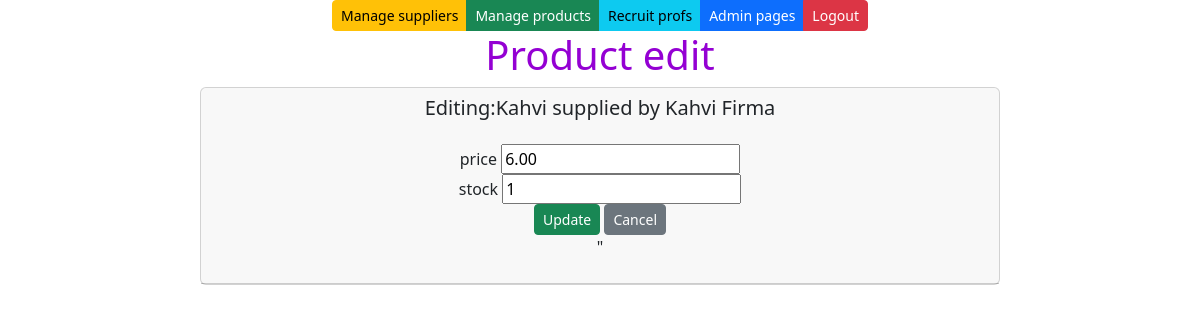
The app's page /edit-product-get/1, older data.
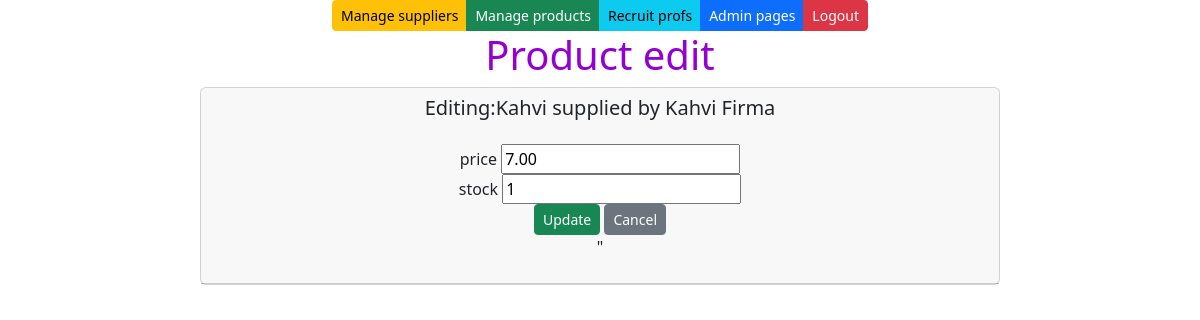
The same page, newer data.
### app/models.py (models this page shows, shortened)
class Product(models.Model):
    productname = models.CharField(max_length=50, default="product")
    price = models.DecimalField(max_digits=10, decimal_places=2, default=0.00)
    stock = models.IntegerField(default=0)
    supplier = models.ForeignKey(Supplier, on_delete=models.CASCADE)

class Supplier(models.Model):
    companyname = models.CharField(max_length=50, default="firma")
    contactname = models.CharField(max_length=50, default="firma")
    address = models.CharField(max_length=50, default="firma")
    phone = models.CharField(max_length=50, default="firma")
    email = models.CharField(max_length=50, default="firma")
    country = models.CharField(max_length=50, default="firma")

### app/views.py (the view)
# urls.py: path('edit-product-get/<int:id>',edit_product_get),
def edit_product_get(request,id):
    product = Product.objects.get(id=id)
    context =  {'product': product}
    return render(request,"editprod.html",context)

### app/templates/editprod.html (shortened to what this page needs)
{% extends 'index.html' %}
{% block content %}
<h1>Product edit</h1>
<div class="card" style="max-width:50rem">
    <div class="card-header">
        <h5 class="card-text">Editing:{{product.productname}} supplied by {{product.supplier.companyname}}</h5>
        <div class="card-body">
            <form method="post" action="/edit-product-post/{{product.id}}/">
                <div class="form-group">
                    <label>price</label>
                    <input type="number" name="price" value="{{product.price}}" />
                </div>
                <div class="form-group">
                    <label>stock</label>
                    <input type="number" name="stock" value="{{product.stock}}" />
                </div>
                <input type="submit" value="Update" class="btn btn-success btn-sm" />
                <input type="button" onclick="window.location.href='/products'" id="hide-btn"
                       value="Cancel" class="btn btn-secondary btn-sm" />
            </form>"
        </div>
    </div>
</div>
{% endblock %}

Row changes from the older to the newer data that the page shows:
changed Product "Kahvi": price "6.00" → "7.00"
